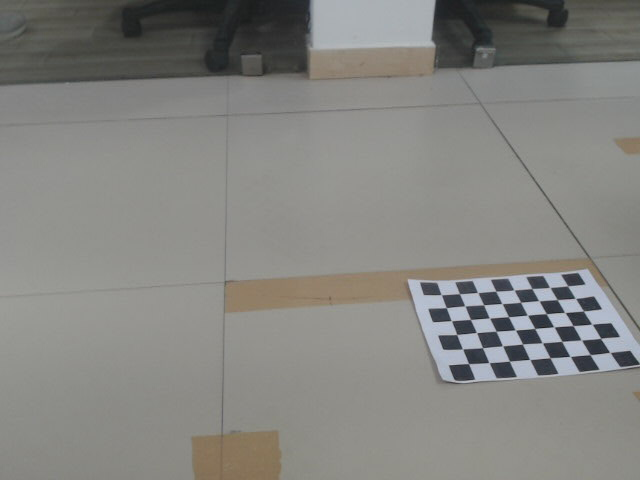
#> input picture Deva/backup/raw_photos/left.jpg, 640 x 480 px
$ python linr_Image_Stitching.py ../../Deva/backup/raw_photos/left.jpg ../../Deva/backup/raw_photos/right.jpg
#> lines starting #> are read from the running program, lines starting #| are printed output that depends on the picture
#> in main, img1 is the input picture: shape (480, 640, 3); mean B, G, R 128.6, 132.4, 132.6
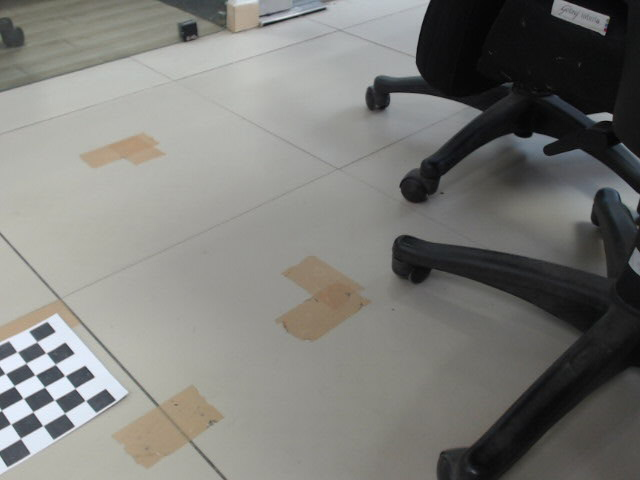
#> input picture Deva/backup/raw_photos/right.jpg, 640 x 480 px
#> in main, img2 is the input picture: shape (480, 640, 3); mean B, G, R 120, 123.9, 123.9
import cv2
import numpy as np
import sys
import imutils
class Image_Stitching():
    def __init__(self) :
        self.ratio=0.85
        self.min_match=10
        self.sift=cv2.SIFT_create()
        self.smoothing_window_size=800

    def registration(self,img1,img2):
        kp1, des1 = self.sift.detectAndCompute(img1, None)
#> kp1 = 1276 keypoints; strongest (x, y, size): (2508, 1290, 41.9), (1864, 1341, 42.6), (1908, 1457, 45.3), (2654, 1523, 46.4)
        kp2, des2 = self.sift.detectAndCompute(img2, None)
#> kp2 = 1616 keypoints; strongest (x, y, size): (349, 1597, 49.1), (267, 1497, 46.7), (116, 1809, 52.8), (166, 1699, 49.9)
        matcher = cv2.BFMatcher()
        raw_matches = matcher.knnMatch(des1, des2, k=2)
#> raw_matches = 1276 matches
        good_points = []
        good_matches=[]
        for m1, m2 in raw_matches:
            if m1.distance < self.ratio * m2.distance:
                good_points.append((m1.trainIdx, m1.queryIdx))
                good_matches.append([m1])
#> after the loop, good_matches = 286 matches; good_points = 286 pairs, first value 21 to 1560, second value 0 to 1270
        img3 = cv2.drawMatchesKnn(img1, kp1, img2, kp2, good_matches, None, flags=2)
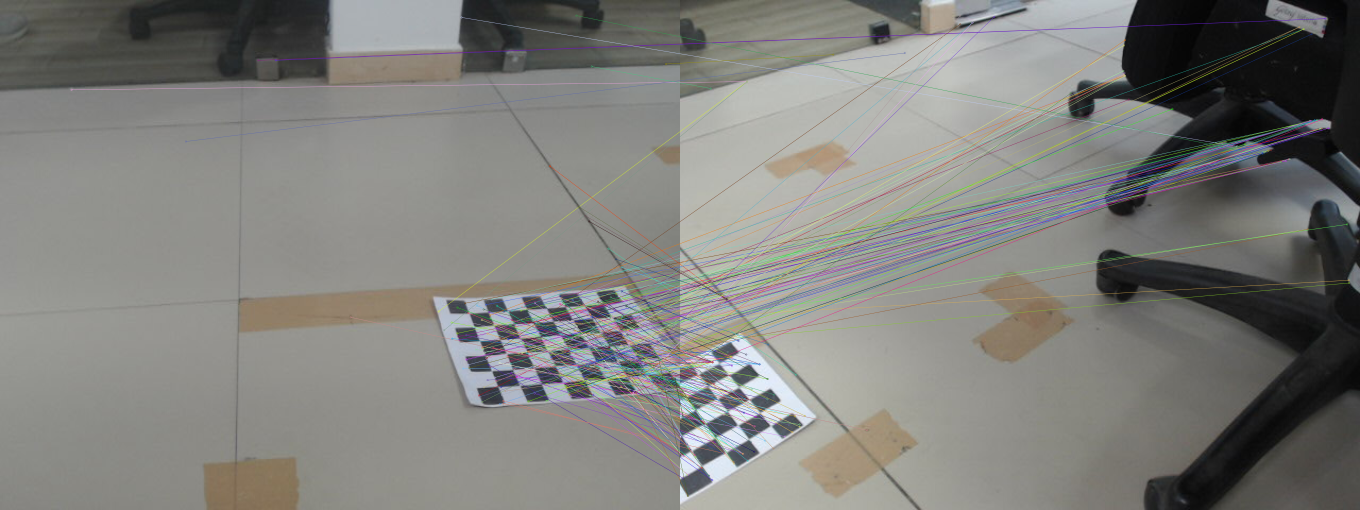
#> img3: shape (2040, 5440, 3) (shown at 1/4 size); mean B, G, R 124.1, 127.8, 128.1
        cv2.imwrite('matching.jpg', img3)
        if len(good_points) > self.min_match:
            image1_kp = np.float32(
                [kp1[i].pt for (_, i) in good_points])
#> image1_kp = 286 pairs, first value 285.8 to 2708.7, second value 61.98 to 1616
            image2_kp = np.float32(
                [kp2[i].pt for (i, _) in good_points])
#> image2_kp = 286 pairs, first value 9.3 to 2676, second value 62.42 to 1983.3
            H, status = cv2.findHomography(image2_kp, image1_kp, cv2.RANSAC,5.0)
#> H = [[0.47, -1.61, 2407.1], [0.233, -0.847, 1267.1], [0.000183, -0.000668, 1]]; status = 286 values, max 1 at index 4, min 0 at index 0, mean 0.0245
        return H

    def create_mask(self,img1,img2,version):
        height_img1 = img1.shape[0]
        width_img1 = img1.shape[1]
        width_img2 = img2.shape[1]
        height_panorama = height_img1
        width_panorama = width_img1 +width_img2
        offset = int(self.smoothing_window_size / 2)
        barrier = img1.shape[1] - int(self.smoothing_window_size / 2)
        mask = np.zeros((height_panorama, width_panorama))
        if version== 'left_image':
            mask[:, barrier - offset:barrier + offset ] = np.tile(np.linspace(1, 0, 2 * offset ).T, (height_panorama, 1))
            mask[:, :barrier - offset] = 1
        else:
            mask[:, barrier - offset :barrier + offset ] = np.tile(np.linspace(0, 1, 2 * offset ).T, (height_panorama, 1))
            mask[:, barrier + offset:] = 1
        return cv2.merge([mask, mask, mask])

    def blending(self,img1,img2):
        H = self.registration(img1,img2)
        height_img1 = img1.shape[0]
#> height_img1 = 2040
        width_img1 = img1.shape[1]
#> width_img1 = 2720
        width_img2 = img2.shape[1]
#> width_img2 = 2720
        height_panorama = height_img1
#> height_panorama = 2040
        width_panorama = width_img1 +width_img2
#> width_panorama = 5440

        panorama1 = np.zeros((height_panorama, width_panorama, 3))
        mask1 = self.create_mask(img1,img2,version='left_image')
        panorama1[0:img1.shape[0], 0:img1.shape[1], :] = img1
        panorama1 *= mask1
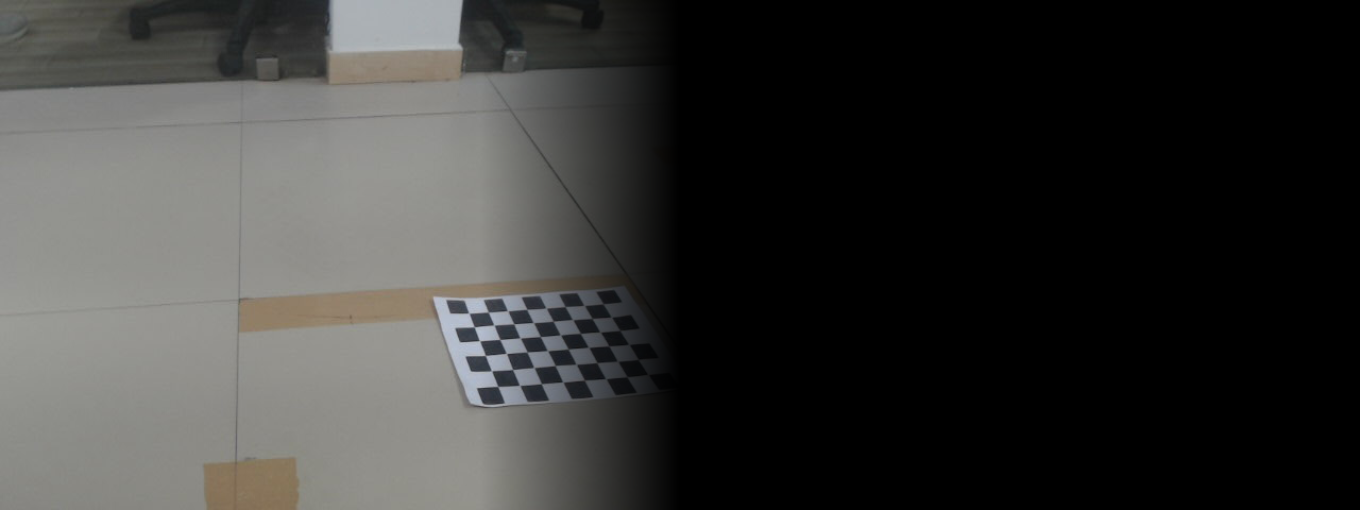
#> panorama1: shape (2040, 5440, 3) float64 (shown at 1/4 size); mean B, G, R 54.9, 56.6, 56.8
        mask2 = self.create_mask(img1,img2,version='right_image')
#> call 2 of create_mask, with version = 'right_image'
#> in create_mask (call 2), `mask[:, barrier - offset :barrier + offset ] = np.tile(np.linspace(0, ..`:
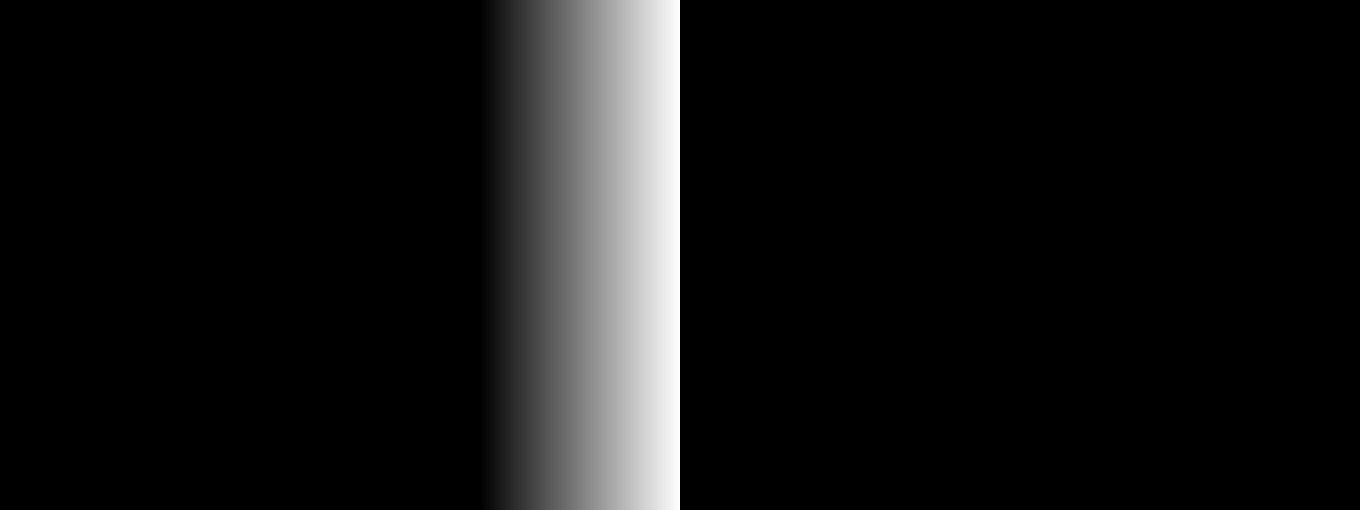
#> mask: shape (2040, 5440) float64 (shown at 1/4 size); min 0, max 1, mean 0.0735
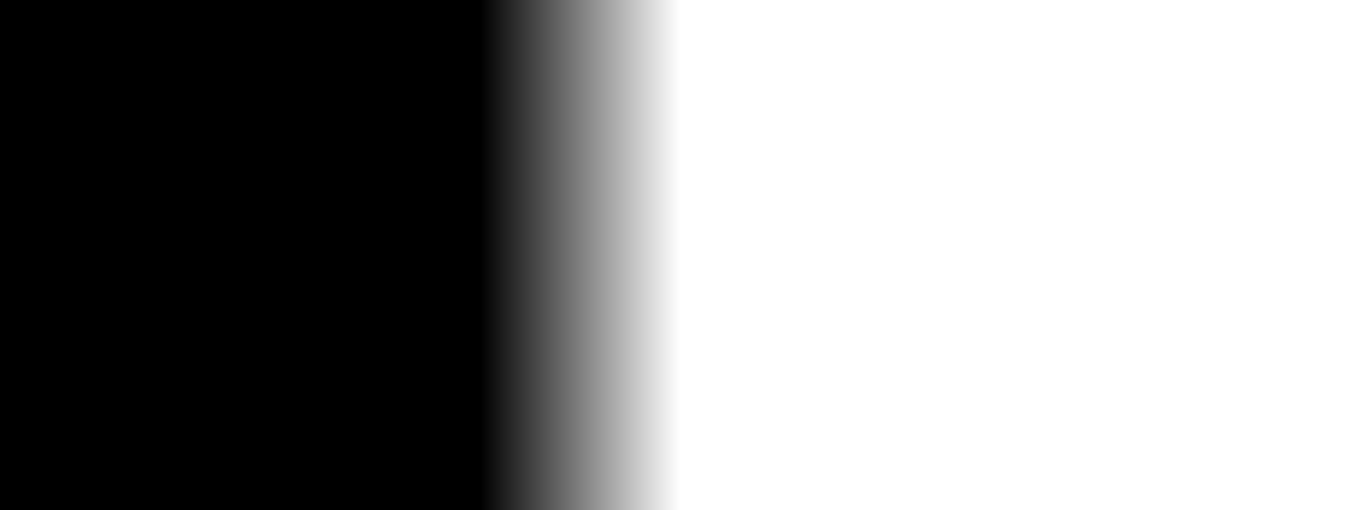
#> mask2: shape (2040, 5440, 3) float64 (shown at 1/4 size); min 0, max 1, mean 0.574
        panorama2 = cv2.warpPerspective(img2, H, (width_panorama, height_panorama))*mask2
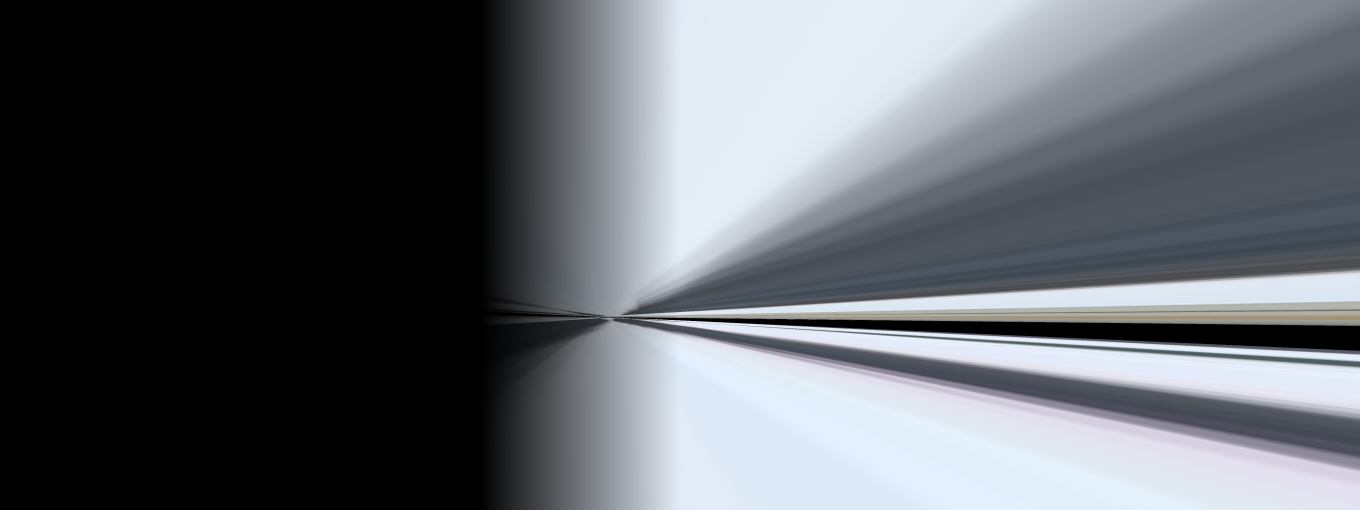
#> panorama2: shape (2040, 5440, 3) float64 (shown at 1/4 size); mean B, G, R 103.7, 98.4, 94.6
        result=panorama1+panorama2
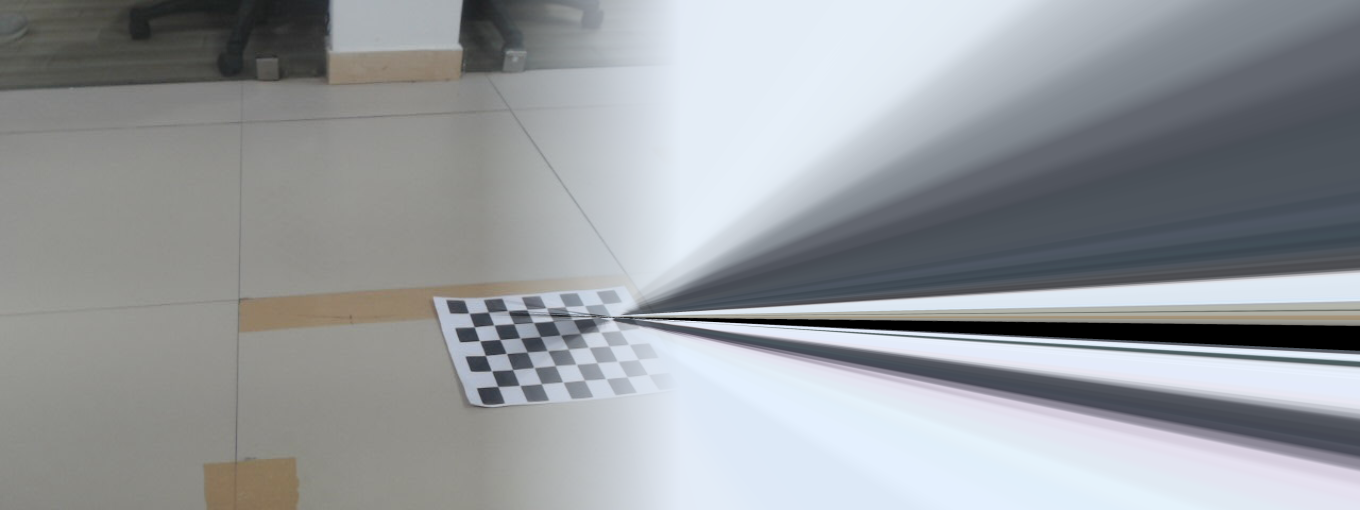
#> result: shape (2040, 5440, 3) float64 (shown at 1/4 size); mean B, G, R 158.6, 155, 151.4

        rows, cols = np.where(result[:, :, 0] != 0)
        min_row, max_row = min(rows), max(rows) + 1
#> min_row = 0; max_row = 2040
        min_col, max_col = min(cols), max(cols) + 1
#> min_col = 0; max_col = 5440
        final_result = result[min_row:max_row, min_col:max_col, :]
        return final_result
def main(argv1,argv2):
    img1 = cv2.imread(argv1)

    img1 = imutils.resize(img1, width=3024)
    img1 = imutils.resize(img1, height=2040)


    img2 = cv2.imread(argv2)
    img2 = imutils.resize(img2, width=3024)
    img2 = imutils.resize(img2, height=2040)
    cv2.imshow("resize",img2)
    cv2.waitKey(0)
    cv2.destroyAllWindows()

    final=Image_Stitching().blending(img1,img2)
    cv2.imwrite('panorama.jpg', final)
if __name__ == '__main__':
    try:
        main(sys.argv[1],sys.argv[2])
    except IndexError:
        print ("Please input two source images: ")
        print ("For example: python Image_Stitching.py '/Users/linrl3/Desktop/picture/p1.jpg' '/Users/linrl3/Desktop/picture/p2.jpg'")
